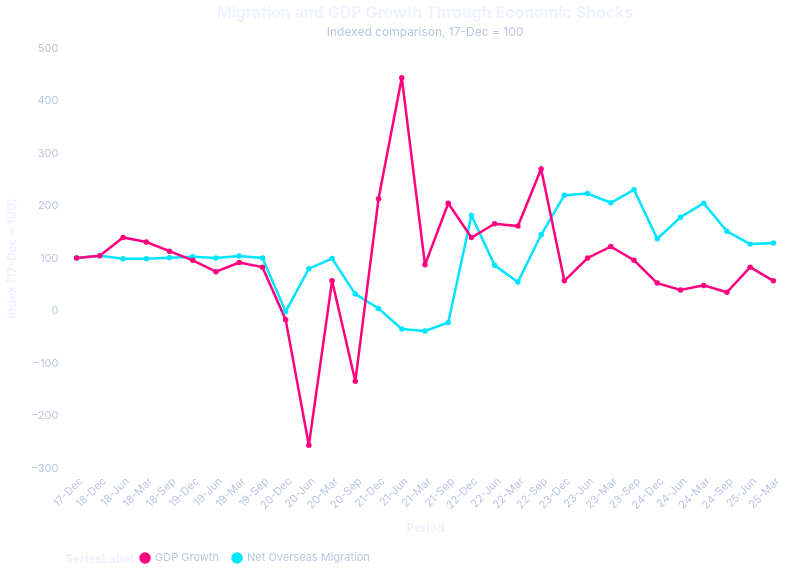

Specify this chart in Vega-Lite:
### Vega-Lite specification from a JSON file in a GitHub repository (floating-point values rounded to 4 significant figures)
{"$schema": "https://vega.github.io/schema/vega-lite/v5.json", "width": 720, "height": 420, "data": {"values": [{"Period": "17-Dec", "Migration": 241.7, "GDP": 2.3}, {"Period": "18-Mar", "Migration": 238, "GDP": 3}, {"Period": "18-Jun", "Migration": 238.2, "GDP": 3.2}, {"Period": "18-Sep", "Migration": 242.3, "GDP": 2.6}, {"Period": "18-Dec", "Migration": 252.2, "GDP": 2.4}, {"Period": "19-Mar", "Migration": 250.7, "GDP": 2.1}, {"Period": "19-Jun", "Migration": 241.3, "GDP": 1.7}, {"Period": "19-Sep", "Migration": 242.0, "GDP": 1.9}, {"Period": "19-Dec", "Migration": 247.6, "GDP": 2.2}, {"Period": "20-Mar", "Migration": 239.2, "GDP": 1.3}, {"Period": "20-Jun", "Migration": 192.7, "GDP": -5.9}, {"Period": "20-Sep", "Migration": 75.61, "GDP": -3.1}, {"Period": "20-Dec", "Migration": -4.97, "GDP": -0.4}, {"Period": "21-Mar", "Migration": -94.34, "GDP": 2}, {"Period": "21-Jun", "Migration": -84.94, "GDP": 10.2}, {"Period": "21-Sep", "Migration": -55.38, "GDP": 4.7}, {"Period": "21-Dec", "Migration": 9.3, "GDP": 4.9}, {"Period": "22-Mar", "Migration": 131.0, "GDP": 3.7}, {"Period": "22-Jun", "Migration": 207.9, "GDP": 3.8}, {"Period": "22-Sep", "Migration": 348.6, "GDP": 6.2}, {"Period": "22-Dec", "Migration": 437.9, "GDP": 3.2}, {"Period": "23-Mar", "Migration": 495.8, "GDP": 2.8}, {"Period": "23-Jun", "Migration": 538.3, "GDP": 2.3}, {"Period": "23-Sep", "Migration": 555.8, "GDP": 2.2}, {"Period": "23-Dec", "Migration": 530.6, "GDP": 1.3}, {"Period": "24-Mar", "Migration": 493.8, "GDP": 1.1}, {"Period": "24-Jun", "Migration": 429.2, "GDP": 0.9}, {"Period": "24-Sep", "Migration": 364.8, "GDP": 0.8}, {"Period": "24-Dec", "Migration": 329.9, "GDP": 1.2}, {"Period": "25-Mar", "Migration": 311.3, "GDP": 1.3}, {"Period": "25-Jun", "Migration": 305.6, "GDP": 1.9}]}, "transform": [{"calculate": "datum.Migration / 241.66 * 100", "as": "MigrationIndex"}, {"calculate": "datum.GDP / 2.3 * 100", "as": "GDPIndex"}, {"fold": ["MigrationIndex", "GDPIndex"], "as": ["Series", "IndexValue"]}, {"calculate": "datum.Series == 'MigrationIndex' ? 'Net Overseas Migration' : 'GDP Growth'", "as": "SeriesLabel"}], "mark": {"type": "line", "point": true, "strokeWidth": 2.5}, "encoding": {"x": {"field": "Period", "type": "ordinal", "title": "Period", "axis": {"labelAngle": -45}}, "y": {"field": "IndexValue", "type": "quantitative", "title": "Index (17-Dec = 100)"}, "color": {"field": "SeriesLabel", "type": "nominal", "scale": {"range": ["#ff007f", "#00e5ff"]}}, "tooltip": [{"field": "Period"}, {"field": "SeriesLabel", "title": "Series"}, {"field": "IndexValue", "format": ".1f", "title": "Index"}]}, "title": {"text": "Migration and GDP Growth Through Economic Shocks", "subtitle": "Indexed comparison, 17-Dec = 100", "fontSize": 16, "subtitleFontSize": 12}, "config": {"font": "Inter, sans-serif", "background": "transparent", "view": {"stroke": null}, "axis": {"labelFont": "Inter, sans-serif", "titleFont": "Inter, sans-serif", "labelColor": "#b6c4e0", "titleColor": "#eef1ff", "tickColor": "rgba(255,255,255,0.15)", "domainColor": "rgba(255,255,255,0.15)", "gridColor": "rgba(255,255,255,0.08)", "grid": true, "labelFontSize": 11, "titleFontSize": 12, "titlePadding": 12}, "title": {"font": "Inter, sans-serif", "fontSize": 16, "fontWeight": 600, "color": "#eef1ff", "subtitleFont": "Inter, sans-serif", "subtitleFontSize": 12, "subtitleColor": "#b6c4e0", "subtitlePadding": 6}, "legend": {"labelFont": "Inter, sans-serif", "titleFont": "Inter, sans-serif", "labelColor": "#b6c4e0", "titleColor": "#eef1ff", "labelFontSize": 11, "titleFontSize": 12, "symbolSize": 100, "orient": "bottom", "direction": "horizontal", "titleOrient": "left"}, "text": {"font": "Inter, sans-serif", "color": "#eef1ff"}}}
